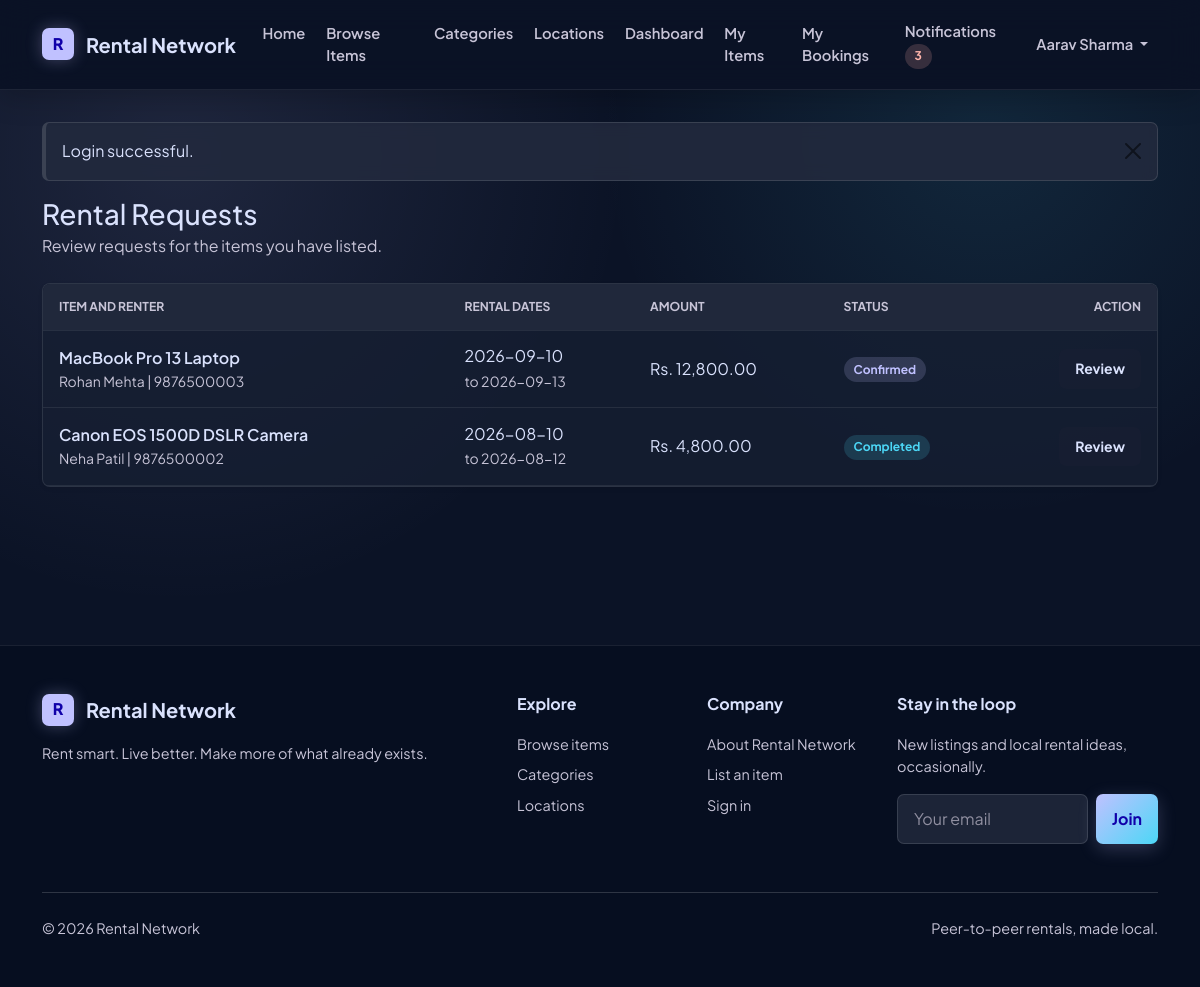
The page /booking/received_bookings.php (signed in) on the database its author committed.
### tables this page shows
CREATE TABLE users (
  user_id INT UNSIGNED AUTO_INCREMENT PRIMARY KEY,
  name VARCHAR(100) NOT NULL,
  email VARCHAR(150) NOT NULL UNIQUE,
  phone VARCHAR(20) NOT NULL,
  password VARCHAR(255) NOT NULL,
  address VARCHAR(255) NOT NULL,
  location_address VARCHAR(255) DEFAULT NULL,
  city VARCHAR(80) NOT NULL,
  state VARCHAR(80) NOT NULL,
  pincode VARCHAR(10) NOT NULL,
  latitude DECIMAL(10,7) DEFAULT NULL,
  longitude DECIMAL(10,7) DEFAULT NULL,
  profile_image VARCHAR(255) DEFAULT NULL,
  role ENUM('User', 'Admin') NOT NULL DEFAULT 'User',
  status ENUM('Active', 'Blocked') NOT NULL DEFAULT 'Active',
  reset_token VARCHAR(255) DEFAULT NULL,
  reset_expires DATETIME DEFAULT NULL,
  created_at TIMESTAMP NOT NULL DEFAULT CURRENT_TIMESTAMP,
  updated_at TIMESTAMP NOT NULL DEFAULT CURRENT_TIMESTAMP ON UPDATE CURRENT_TIMESTAMP,
  INDEX idx_users_role_status (role, status),
  INDEX idx_users_location (city, state, pincode),
  INDEX idx_users_coordinates (latitude, longitude)
);

CREATE TABLE bookings (
  booking_id INT UNSIGNED AUTO_INCREMENT PRIMARY KEY,
  item_id INT UNSIGNED NOT NULL,
  renter_id INT UNSIGNED NOT NULL,
  owner_id INT UNSIGNED NOT NULL,
  start_date DATE NOT NULL,
  end_date DATE NOT NULL,
  rental_unit ENUM('Daily', 'Hourly') NOT NULL DEFAULT 'Daily',
  start_time TIME DEFAULT NULL,
  end_time TIME DEFAULT NULL,
  total_days INT UNSIGNED NOT NULL,
  total_hours INT UNSIGNED DEFAULT NULL,
  rental_amount DECIMAL(10,2) NOT NULL,
  security_deposit DECIMAL(10,2) NOT NULL,
  total_amount DECIMAL(10,2) NOT NULL,
  booking_status ENUM(
    'Pending',
    'Accepted',
    'Rejected',
    'Payment Pending',
    'Confirmed',
    'Active',
    'Return Requested',
    'Returned',
    'Completed',
    'Cancelled'
  ) NOT NULL DEFAULT 'Pending',
  status_note VARCHAR(255) DEFAULT NULL,
  created_at TIMESTAMP NOT NULL DEFAULT CURRENT_TIMESTAMP,
  updated_at TIMESTAMP NOT NULL DEFAULT CURRENT_TIMESTAMP ON UPDATE CURRENT_TIMESTAMP,
  CONSTRAINT fk_bookings_item
    FOREIGN KEY (item_id) REFERENCES items(item_id)
    ON UPDATE CASCADE ON DELETE RESTRICT,
  CONSTRAINT fk_bookings_renter
    FOREIGN KEY (renter_id) REFERENCES users(user_id)
    ON UPDATE CASCADE ON DELETE RESTRICT,
  CONSTRAINT fk_bookings_owner
    FOREIGN KEY (owner_id) REFERENCES users(user_id)
    ON UPDATE CASCADE ON DELETE RESTRICT,
  INDEX idx_bookings_item_dates (item_id, start_date, end_date),
  INDEX idx_bookings_item_times (item_id, start_date, end_date, start_time, end_time),
  INDEX idx_bookings_status (booking_status),
  INDEX idx_bookings_renter (renter_id),
  INDEX idx_bookings_owner (owner_id)
);

CREATE TABLE items (
  item_id INT UNSIGNED AUTO_INCREMENT PRIMARY KEY,
  owner_id INT UNSIGNED NOT NULL,
  category_id INT UNSIGNED NOT NULL,
  item_name VARCHAR(150) NOT NULL,
  description TEXT NOT NULL,
  brand VARCHAR(100) DEFAULT NULL,
  model VARCHAR(100) DEFAULT NULL,
  item_condition ENUM('New', 'Like New', 'Good', 'Fair') NOT NULL DEFAULT 'Good',
  rental_price DECIMAL(10,2) NOT NULL,
  rental_unit ENUM('Daily', 'Hourly', 'Both') NOT NULL DEFAULT 'Daily',
  hourly_price DECIMAL(10,2) DEFAULT NULL,
  security_deposit DECIMAL(10,2) NOT NULL DEFAULT 0.00,
  image VARCHAR(255) DEFAULT NULL,
  quantity INT UNSIGNED NOT NULL DEFAULT 1,
  location VARCHAR(150) NOT NULL,
  location_address VARCHAR(255) DEFAULT NULL,
  city VARCHAR(80) NOT NULL,
  state VARCHAR(80) NOT NULL,
  pincode VARCHAR(10) NOT NULL,
  latitude DECIMAL(10,7) DEFAULT NULL,
  longitude DECIMAL(10,7) DEFAULT NULL,
  status ENUM('Available', 'Unavailable', 'Rented', 'Maintenance') NOT NULL DEFAULT 'Available',
  is_approved TINYINT(1) NOT NULL DEFAULT 1,
  created_at TIMESTAMP NOT NULL DEFAULT CURRENT_TIMESTAMP,
  updated_at TIMESTAMP NOT NULL DEFAULT CURRENT_TIMESTAMP ON UPDATE CURRENT_TIMESTAMP,
  CONSTRAINT fk_items_owner
    FOREIGN KEY (owner_id) REFERENCES users(user_id)
    ON UPDATE CASCADE ON DELETE RESTRICT,
  CONSTRAINT fk_items_category
    FOREIGN KEY (category_id) REFERENCES categories(category_id)
    ON UPDATE CASCADE ON DELETE RESTRICT,
  INDEX idx_items_search (item_name, brand, city),
  INDEX idx_items_category_status (category_id, status),
  INDEX idx_items_price (rental_price),
  INDEX idx_items_rental_unit (rental_unit),
  INDEX idx_items_owner (owner_id),
  INDEX idx_items_coordinates (latitude, longitude)
);

### booking/received_bookings.php (the view, shortened to what this page needs)
<?php
require_once __DIR__ . '/../includes/db.php';
$statement = $pdo->prepare("SELECT b.booking_id, b.start_date, b.end_date, b.total_days, b.total_amount, b.booking_status, b.created_at, i.item_name, u.name AS renter_name, u.phone AS renter_phone FROM bookings b INNER JOIN items i ON i.item_id = b.item_id INNER JOIN users u ON u.user_id = b.renter_id WHERE b.owner_id = ? ORDER BY CASE WHEN b.booking_status = 'Pending' THEN 0 ELSE 1 END, b.created_at DESC");
$statement->execute([current_user_id()]);
$bookings = $statement->fetchAll();
require_once __DIR__ . '/../includes/header.php';
?>
<div class="mb-4"><h1 class="h3 mb-1">Rental Requests</h1><p class="text-muted mb-0">Review requests for the items you have listed.</p></div>
<?php if (empty($bookings)) : ?>
    <div class="card shadow-sm"><div class="card-body text-center p-5"><h2 class="h4">No rental requests yet</h2><p class="text-muted mb-0">Requests for your listed items will appear here.</p></div></div>
<?php else : ?>
    <div class="card shadow-sm"><div class="table-responsive"><table class="table table-hover mb-0"><thead class="table-light"><tr><th class="ps-3">Item and renter</th><th>Rental dates</th><th>Amount</th><th>Status</th><th class="text-end pe-3">Action</th></tr></thead><tbody>
        <?php foreach ($bookings as $booking) : ?>
            <tr><td class="ps-3"><div class="fw-semibold"><?php echo e($booking['item_name']); ?></div><div class="small text-muted"><?php echo e($booking['renter_name']); ?> | <?php echo e($booking['renter_phone']); ?></div></td><td><?php echo e($booking['start_date']); ?><br><span class="small text-muted">to <?php echo e($booking['end_date']); ?></span></td><td><?php echo e(format_money($booking['total_amount'])); ?></td><td><span class="badge text-bg-<?php echo e(status_badge_class($booking['booking_status'])); ?>"><?php echo e($booking['booking_status']); ?></span></td><td class="text-end pe-3"><a class="btn btn-sm btn-outline-brand" href="<?php echo e(base_url('booking/booking_details.php?id=' . $booking['booking_id'])); ?>">Review</a></td></tr>
        <?php endforeach; ?>
    </tbody></table></div></div>
<?php endif; ?>
<?php require_once __DIR__ . '/../includes/footer.php'; ?>

### includes/navbar.php (shortened to what this page needs)
<?php
require_once __DIR__ . '/db.php';
$navUser = null;
$unreadCount = 0;
if (is_logged_in()) {
    try {
        $navUser = current_user($pdo);
        if ($navUser) {
            $unreadCount = unread_notification_count($pdo, (int) $navUser['user_id']);
        }
    } catch (Throwable $exception) {
        $navUser = null;
        $unreadCount = 0;
    }
}
?>
<nav class="navbar navbar-expand-lg navbar-light site-navbar sticky-top">
    <div class="container">
        <a class="navbar-brand brand-lockup" href="<?php echo e(base_url('index.php')); ?>">
            <span class="brand-mark" aria-hidden="true">R</span>
            <span>Rental Network</span>
        </a>
        <div class="collapse navbar-collapse" id="mainNavbar">
            <ul class="navbar-nav me-auto mb-2 mb-lg-0">
                <li class="nav-item">
                    <a class="nav-link" href="<?php echo e(base_url('index.php')); ?>">Home</a>
                </li>
                <li class="nav-item">
                    <a class="nav-link" href="<?php echo e(base_url('items/browse_items.php')); ?>">Browse Items</a>
                </li>
                <li class="nav-item">
                    <a class="nav-link" href="<?php echo e(base_url('categories/categories.php')); ?>">Categories</a>
                </li>
                <li class="nav-item">
                    <a class="nav-link" href="<?php echo e(base_url('items/locations.php')); ?>">Locations</a>
                </li>
                <?php if (is_logged_in()) : ?>
                    <li class="nav-item">
                        <a class="nav-link" href="<?php echo e(base_url('dashboard.php')); ?>">Dashboard</a>
                    </li>
                    <li class="nav-item">
                        <a class="nav-link" href="<?php echo e(base_url('items/my_items.php')); ?>">My Items</a>
                    </li>
                    <li class="nav-item">
                        <a class="nav-link" href="<?php echo e(base_url('booking/my_bookings.php')); ?>">My Bookings</a>
                    </li>
                <?php endif; ?>
            </ul>
            <ul class="navbar-nav ms-auto mb-2 mb-lg-0 align-items-lg-center">
                <?php if (is_logged_in() && $navUser) : ?>
                    <li class="nav-item">
                        <a class="nav-link" href="<?php echo e(base_url('notifications/notifications.php')); ?>">
                            Notifications
                            <?php if ($unreadCount > 0) : ?>
                                <span class="badge rounded-pill text-bg-danger"><?php echo e($unreadCount); ?></span>
                            <?php endif; ?>
                        </a>
                    </li>
                    <li class="nav-item dropdown">
                        <a class="nav-link dropdown-toggle" href="#" role="button" data-bs-toggle="dropdown" aria-expanded="false">
                            <?php echo e($navUser['name']); ?>
                        </a>
                    </li>
                <?php endif; ?>
            </ul>
        </div>
    </div>
</nav>

### rows shown on the page
users: name "Aarav Sharma"
bookings: item.item_name "MacBook Pro 13 Laptop", renter.name "Rohan Mehta", renter.phone "9876500003", start_date "2026-09-10", end_date "2026-09-13", total_amount "Rs. 12,800.00", booking_status "Confirmed"
bookings: item.item_name "Canon EOS 1500D DSLR Camera", renter.name "Neha Patil", renter.phone "9876500002", start_date "2026-08-10", end_date "2026-08-12", total_amount "Rs. 4,800.00", booking_status "Completed"

### other values the page prints
$unreadCount "3"
$flash['message'] "Login successful."
